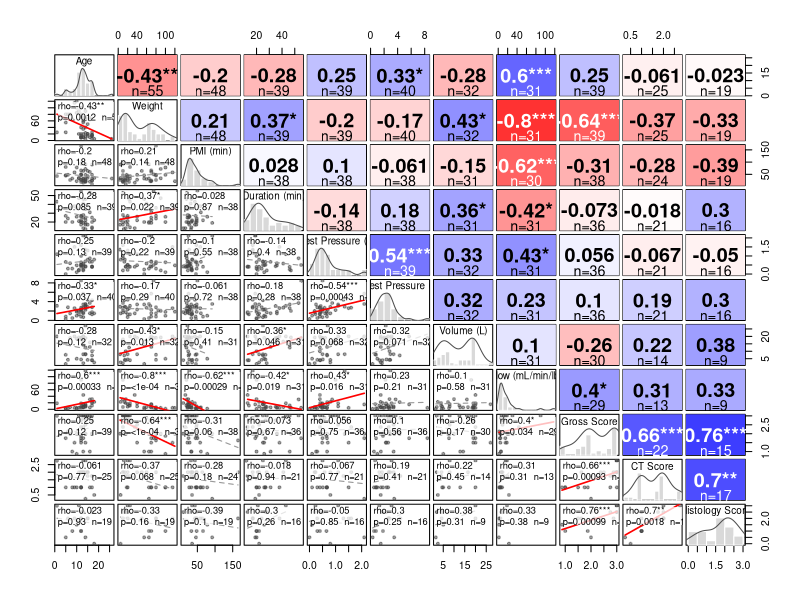

Source code (R):
library(readr)
library(dplyr)
library(stringr)

raw <- read_tsv("Dog ratings - Sheet1.tsv", col_types = cols(.default = col_character()))

# the first gross column header carries the scoring legend; trim it to its prefix
names(raw) <- sub("^(ACA R Gross).*", "\\1", names(raw))
names(raw) <- trimws(names(raw))   # strip stray trailing CR/space (e.g. Region T)

mins <- function(x) {
  x <- str_to_lower(str_trim(x))
  if (is.na(x) || str_detect(x, "tod|record")) return(NA_real_)
  m <- as.numeric(str_match(x, "(\\d+)\\s*m")[, 2])
  if (is.na(m) || m == 0) NA_real_ else m
}
press <- function(x) {
  x <- str_to_lower(str_trim(x))
  if (is.na(x) || x == "nr" || x == "") return(NA_real_)
  suppressWarnings(as.numeric(x))
}
litres <- function(x) {
  x <- str_to_lower(str_trim(x))
  if (is.na(x) || x == "nr" || x == "") return(NA_real_)
  suppressWarnings(as.numeric(str_replace(x, "\\s*l", "")))
}

df <- raw %>%
  rename(
    age = `Age (years)`, weight = `Weight (lbs)`,
    p_low_raw = `Lowest pressure recorded`, p_high_raw = `Highest pressure recorded`,
    dur_raw = `Duration of perfusion`, vol_raw = `Volume used (Liters)`,
    pmi_raw = `PMI (minutes)`
  ) %>%
  mutate(
    age       = suppressWarnings(as.numeric(age)),
    weight    = suppressWarnings(as.numeric(weight)),
    pmi_min   = vapply(pmi_raw,  mins,   numeric(1)),
    dur_min   = vapply(dur_raw,  mins,   numeric(1)),
    p_low     = vapply(p_low_raw,  press, numeric(1)),
    p_high    = vapply(p_high_raw, press, numeric(1)),
    volume_L  = vapply(vol_raw,  litres, numeric(1)),
    flow_per_lb = (volume_L * 1000) / dur_min / weight   # mL/min/lb
  )

# non-perfused donors: exclude from all perfusion parameters and quality scores,
# but keep their age, weight, and PMI
non_perfused <- str_detect(str_to_lower(coalesce(df$p_high_raw, "")), "not perfused|no perfusion") |
  str_detect(str_to_lower(coalesce(df$p_low_raw,  "")), "not perfused|no perfusion")

df <- df %>%
  mutate(
    p_low       = ifelse(non_perfused, NA_real_, p_low),
    p_high      = ifelse(non_perfused, NA_real_, p_high),
    dur_min     = ifelse(non_perfused, NA_real_, dur_min),
    volume_L    = ifelse(non_perfused, NA_real_, volume_L),
    flow_per_lb = ifelse(non_perfused, NA_real_, flow_per_lb)
  )

gross_cols <- c("ACA R Gross","MCA R Gross","PCA R Gross","CB R Gross",
                "ACA L Gross","MCA L Gross","PCA L Gross","CB L Gross")
ct_cols    <- c("ACA R CT","MCA R CT","PCA R CT","CB R CT",
                "ACA L CT","MCA L CT","PCA L CT","CB L CT")
hist_cols  <- c("Consensus Blood Clearance (0-3 Scale) - Region H",
                "Consensus Blood Clearance (0-3 Scale) - Region T")
df <- df %>% mutate(across(all_of(c(gross_cols, ct_cols, hist_cols)),
                           ~ suppressWarnings(as.numeric(.))))

# null out quality scores for non-perfused donors before computing composites
df <- df %>% mutate(across(all_of(c(gross_cols, ct_cols, hist_cols)),
                           ~ ifelse(non_perfused, NA_real_, .)))

row_mean_min <- function(m, min_n = 4)
  apply(m, 1, function(r) if (sum(!is.na(r)) >= min_n) mean(r, na.rm = TRUE) else NA_real_)

df <- df %>%
  mutate(
    gross_composite = row_mean_min(as.matrix(across(all_of(gross_cols)))),
    ct_composite    = row_mean_min(as.matrix(across(all_of(ct_cols)))),
    # histology score = mean of the two consensus region scores (0-3 scale,
    # like gross/CT); both regions are scored together so this needs both
    hist_composite  = row_mean_min(as.matrix(across(all_of(hist_cols))), min_n = 2)
  )

num_vars <- df %>%
  select(age, weight, pmi_min, dur_min, p_low, p_high, volume_L, flow_per_lb,
         gross_composite, ct_composite, hist_composite)

vlab <- c("Age","Weight","PMI (min)","Duration (min)","Lowest Pressure (PSI)",
          "Highest Pressure (PSI)","Volume (L)","Flow (mL/min/lb)",
          "Gross Score","CT Score","Histology Score")
spm_vars <- num_vars
colnames(spm_vars) <- vlab

stars <- function(p) if (is.na(p)) "" else if (p<.001) "***" else if (p<.01) "**" else if (p<.05) "*" else ""

panel_lower <- function(x, y, ...) {
  points(x, y, pch = 19, cex = 0.6, col = adjustcolor("#444444", alpha.f = 0.5))
  ok <- is.finite(x) & is.finite(y)
  p <- NA
  if (sum(ok) >= 4) { ct <- suppressWarnings(cor.test(x[ok], y[ok], method="spearman")); p <- ct$p.value }
  if (sum(ok) >= 3) {
    f <- lm(y[ok] ~ x[ok]); xs <- range(x[ok]); ys <- coef(f)[1] + coef(f)[2]*xs
    s <- !is.na(p) && p < .05
    lines(xs, ys, col = if (s) "red" else "grey60", lwd = if (s) 1.6 else 1.1, lty = if (s) 1 else 2)
  }
  txt <- if (sum(ok) >= 4)
    paste0("rho=", format(ct$estimate, digits=2), stars(p),
           "\np=", format.pval(p, digits=2, eps=1e-4), "  n=", sum(ok))
  else paste0("n=", sum(ok))
  u <- par("usr"); tx <- u[1]+0.05*(u[2]-u[1]); ty <- u[4]-0.06*(u[4]-u[3])
  rect(tx, ty - strheight(txt, cex=0.85),
       tx + max(strwidth(strsplit(txt,"\n")[[1]], cex=0.85)), ty,
       col = adjustcolor("white", alpha.f=0.75), border = NA)
  text(tx, ty, txt, cex = 0.85, adj = c(0,1))
}

panel_upper <- function(x, y, ...) {
  ok <- is.finite(x) & is.finite(y); u <- par("usr")
  if (sum(ok) >= 4) {
    ct <- suppressWarnings(cor.test(x[ok], y[ok], method="spearman")); r <- as.numeric(ct$estimate)
    it <- min(abs(r), 1)
    fill <- if (r >= 0) rgb(1-it, 1-it, 1) else rgb(1, 1-it, 1-it)
    rect(u[1], u[3], u[2], u[4], col = fill, border = NA)
    col <- if (it > 0.5) "white" else "black"
    text(mean(u[1:2]), mean(u[3:4]), paste0(format(r, digits=2), stars(ct$p.value)),
         cex = 1.8, font = 2, col = col)
    text(mean(u[1:2]), u[3]+0.12*(u[4]-u[3]), paste0("n=", sum(ok)), cex = 1.3, col = col)
  } else text(mean(u[1:2]), mean(u[3:4]), paste0("n=", sum(ok)), cex = 0.8)
}

panel_diag <- function(x, ...) {
  u <- par("usr"); par(usr = c(u[1:2], 0, 1.5)); on.exit(par(usr = u))
  xx <- x[is.finite(x)]; h <- hist(xx, plot = FALSE, breaks = 10)
  rect(h$breaks[-length(h$breaks)], 0, h$breaks[-1], h$counts/max(h$counts),
       col = "grey85", border = "white")
  d <- density(xx); lines(d$x, d$y/max(d$y), col = "grey30")
}

png("perfusion_scatterplot_matrix.png", width = 4600, height = 4600, res = 300)
pairs(spm_vars, labels = vlab,
      lower.panel = panel_lower, upper.panel = panel_upper, diag.panel = panel_diag,
      gap = 0.3, cex.labels = 0.9, cex.axis = 0.95, oma = c(4,4,4,4))
dev.off()

get_cor <- function(a, b) {
  x <- spm_vars[[a]]; y <- spm_vars[[b]]
  ok <- is.finite(x) & is.finite(y)
  ct <- suppressWarnings(cor.test(x[ok], y[ok], method = "spearman"))
  cat(sprintf("%-22s vs %-22s rho=%.2f  p=%.4g  n=%d\n",
              a, b, ct$estimate, ct$p.value, sum(ok)))
}

get_cor("Gross Score", "CT Score")
get_cor("Histology Score", "Gross Score")
get_cor("Histology Score", "CT Score")
get_cor("Weight", "Gross Score")
get_cor("Flow (mL/min/lb)", "Gross Score")
get_cor("Age", "Weight")
